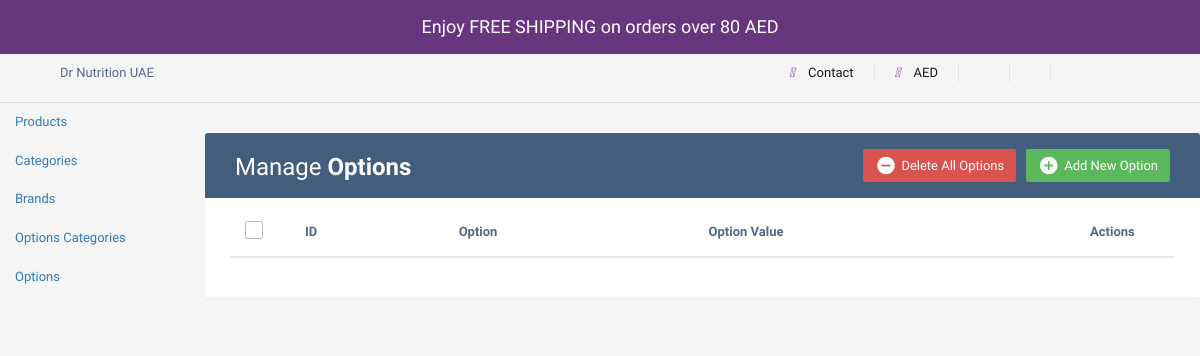
Page /admin/options.php on the earlier database version.
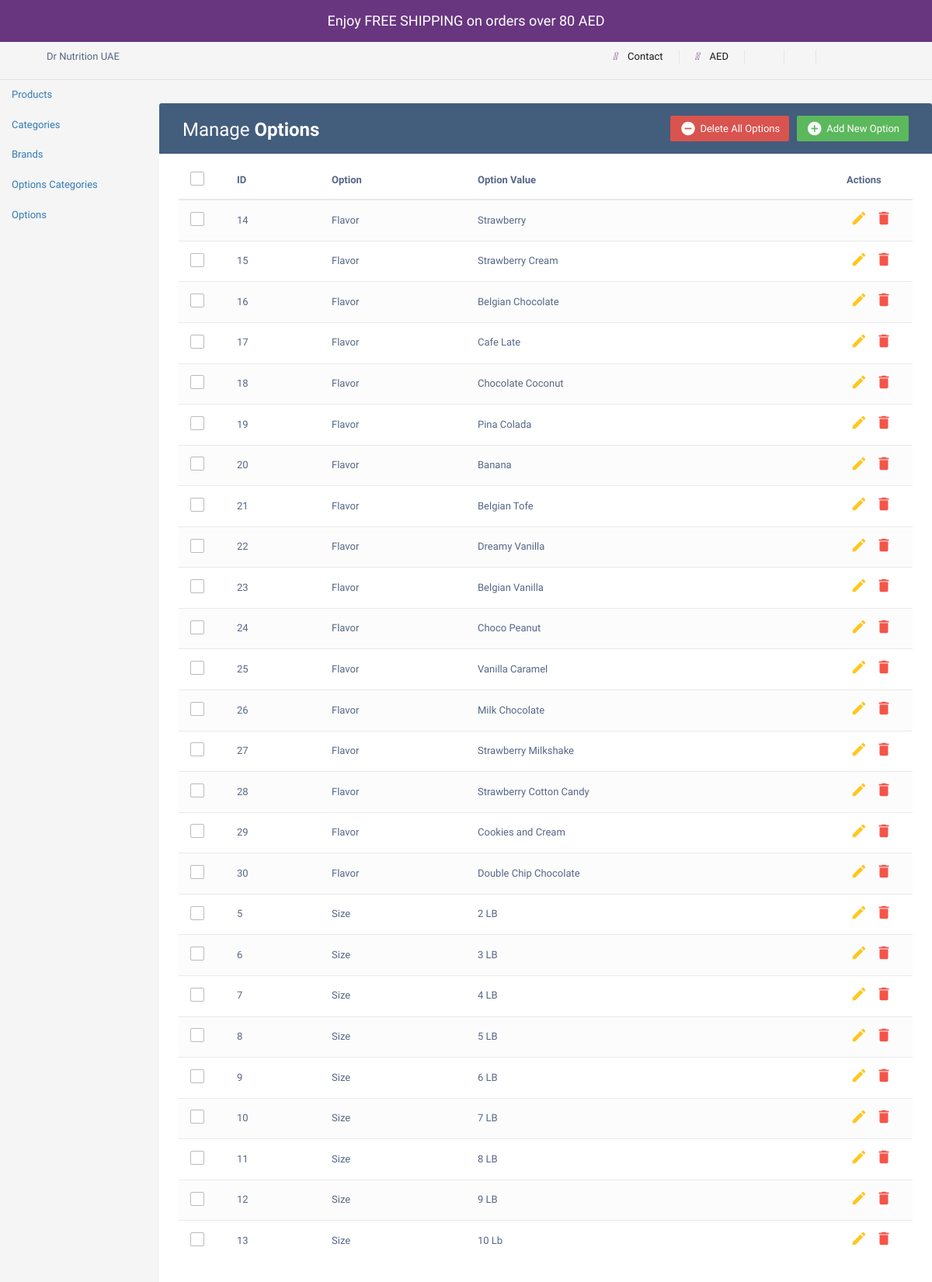
Same page on the later database version.
### tables this page shows
CREATE TABLE `option_values` (
  `id` int(11) NOT NULL,
  `option_id` int(11) NOT NULL,
  `value_name` varchar(255) NOT NULL
);

CREATE TABLE `options` (
  `id` int(11) NOT NULL,
  `name` varchar(255) NOT NULL
);

### admin/options.php (the view, shortened to what the changed rows need)
<?php
$conn = new mysqli("localhost", "root", "", "logindb");
$query = "SELECT option_id, id, value_name FROM option_values ORDER BY option_id";
$result = $conn->query($query);
?>
<!DOCTYPE html>
<html lang="en">
<head>
<link rel="stylesheet" href="https://maxcdn.bootstrapcdn.com/font-awesome/4.7.0/css/font-awesome.min.css">
<link rel="stylesheet" href="https://maxcdn.bootstrapcdn.com/bootstrap/3.3.7/css/bootstrap.min.css">
<link rel="stylesheet" href="https://cdnjs.cloudflare.com/ajax/libs/font-awesome/5.15.3/css/all.min.css" />
<link rel="stylesheet" href="../css/all.css" />
<body>
<div class="row">
			<main class="col-md-9 ms-sm-auto col-lg-10 px-md-4">
            <div class="table-wrapper">
            <div class="table-title">
                <div class="row">
                    <div class="col-sm-6">
						<h2>Manage <b>Options</b></h2>
					</div>
                </div>
            </div>
            <table class="table table-striped table-hover">
                <thead>
                    <tr>
						<th>
							<span class="custom-checkbox">
								<label for="selectAll"></label>
							</span>
						</th>
                        <th>ID</th>
                        <th>Option</th>
						<th>Option Value</th>
                        <th>Actions</th>
                    </tr>
                </thead>
                <tbody>
                    <?php
					 foreach ($result as $row) {
                        echo '<tr>';
                        echo '<td>';
                        echo '<span class="custom-checkbox">';
                        echo '<label for="checkbox' . $row['id'] . '"></label>';
                        echo '</span>';
                        echo '</td>';
                        echo '<td>' . $row['id'] . '</td>';
                        $optionId = $row['option_id'];
                        $optionName = '';
                        $queryOptionName = "SELECT name FROM options WHERE id = $optionId";
                        $resultOptionName = $conn->query($queryOptionName);
                        if ($resultOptionName->num_rows > 0) {
                            $rowOptionName = $resultOptionName->fetch_assoc();
                            $optionName = $rowOptionName['name'];
                        } else {
                            $optionName = 'Unknown';
                        }
                        echo '<td>' . $optionName . '</td>';
                        echo '<td>' . $row['value_name'] . '</td>';
                        echo '<td>';
                        echo '<a href="options.php?showEditModal=1&id='.$row['id'].'" data-id="' . $row['id'] . '" class="edit"><i class="material-icons" data-toggle="tooltip" title="Edit">&#xE254;</i></a>';
                        echo '<a href="options.php?showDeleteModal=1&id='.$row['id'].'" data-id="' . $row['id'] . '" class="delete" data-toggle="modal"><i class="material-icons" data-toggle="tooltip" title="Delete">&#xE872;</i></a>';
                        echo '</td>';
                        echo '</tr>';
                    }
                    ?>
                </tbody>
            </table>
    </div>
</div>
</body>
</html>

Differences in the rows shown:
added option_values: id "14", option.name "Flavor", value_name "Strawberry"
added option_values: id "15", option.name "Flavor", value_name "Strawberry Cream"
added option_values: id "16", option.name "Flavor", value_name "Belgian Chocolate"
added option_values: id "17", option.name "Flavor", value_name "Cafe Late"
added option_values: id "18", option.name "Flavor", value_name "Chocolate Coconut"
added option_values: id "19", option.name "Flavor", value_name "Pina Colada"
added option_values: id "20", option.name "Flavor", value_name "Banana"
added option_values: id "21", option.name "Flavor", value_name "Belgian Tofe"
added option_values: id "22", option.name "Flavor", value_name "Dreamy Vanilla"
added option_values: id "23", option.name "Flavor", value_name "Belgian Vanilla"
added option_values: id "24", option.name "Flavor", value_name "Choco Peanut"
added option_values: id "25", option.name "Flavor", value_name "Vanilla Caramel"
added option_values: id "26", option.name "Flavor", value_name "Milk Chocolate"
added option_values: id "27", option.name "Flavor", value_name "Strawberry Milkshake"
added option_values: id "28", option.name "Flavor", value_name "Strawberry Cotton Candy"
added option_values: id "29", option.name "Flavor", value_name "Cookies and Cream"
added option_values: id "30", option.name "Flavor", value_name "Double Chip Chocolate"
added option_values: id "5", option.name "Size", value_name "2 LB"
added option_values: id "6", option.name "Size", value_name "3 LB"
added option_values: id "7", option.name "Size", value_name "4 LB"
added option_values: id "8", option.name "Size", value_name "5 LB"
added option_values: id "9", option.name "Size", value_name "6 LB"
added option_values: id "10", option.name "Size", value_name "7 LB"
added option_values: id "11", option.name "Size", value_name "8 LB"
added option_values: id "12", option.name "Size", value_name "9 LB"
added option_values: id "13", option.name "Size", value_name "10 Lb"
